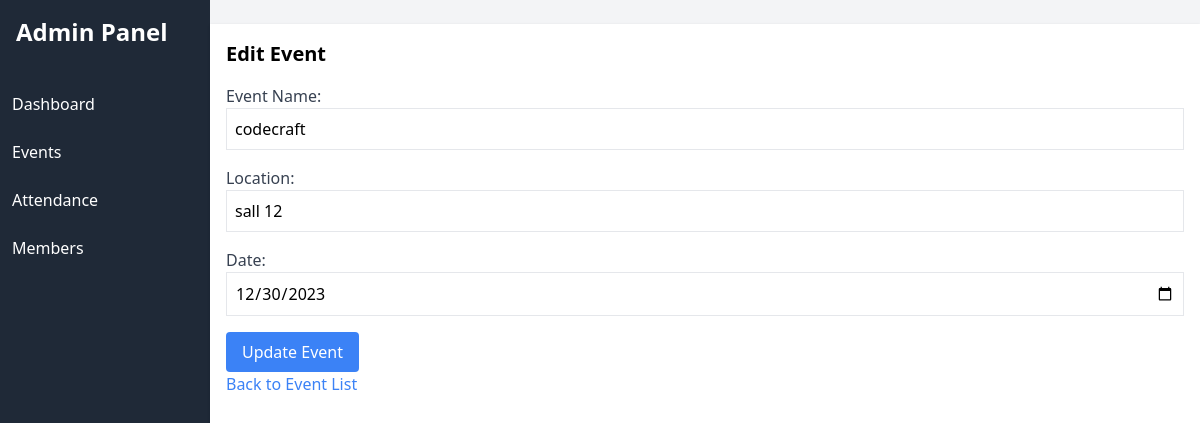
Page /event/edit_event.php?id=1 on the committed database.
### tables this page shows
CREATE TABLE `events` (
  `id` int(11) NOT NULL,
  `name` varchar(255) NOT NULL,
  `location` varchar(255) NOT NULL,
  `date` date NOT NULL
);

### event/edit_event.php (the view, shortened to what this page needs)
<?php
include '../inc/nav.php';
include '../db.php';
if (isset($_GET['id'])) {
    $event_id = $_GET['id'];
    $sql = "SELECT * FROM events WHERE id = ?";
    $stmt = $conn->prepare($sql);
    $stmt->bind_param("i", $event_id);
    $stmt->execute();
    $result = $stmt->get_result();
    if ($result->num_rows > 0) {
        $event = $result->fetch_assoc();
    } else {
        header("Location: event_list.php");
        exit();
    }
} else {
    header("Location: event_list.php");
    exit();
}
?>
<!DOCTYPE html>
<html lang="en">
<head>
    <link rel="stylesheet" href="https://cdn.jsdelivr.net/npm/tailwindcss@2.2.19/dist/tailwind.min.css">
</head>
<body>
<div class="container mx-auto my-6 p-4 bg-white shadow">
    <h2 class="text-xl font-bold mb-4">Edit Event</h2>
    <form action="" method="POST">
        <div class="mb-4">
            <label for="name" class="block text-gray-700">Event Name:</label>
            <input type="text" id="name" name="name" class="w-full border p-2" value="<?php echo $event['name']; ?>">
        </div>
        <div class="mb-4">
            <label for="location" class="block text-gray-700">Location:</label>
            <input type="text" id="location" name="location" class="w-full border p-2" value="<?php echo $event['location']; ?>">
        </div>
        <div class="mb-4">
            <label for="date" class="block text-gray-700">Date:</label>
            <input type="date" id="date" name="date" class="w-full border p-2" value="<?php echo $event['date']; ?>">
        </div>
        <button type="submit" class="bg-blue-500 text-white px-4 py-2 rounded">Update Event</button>
    </form>
    <a href="event_list.php" class="text-blue-500 mt-4">Back to Event List</a>
</div>
</body>
</html>

### rows in the picture
events: name "codecraft", location "sall 12", date "12/30/2023"
